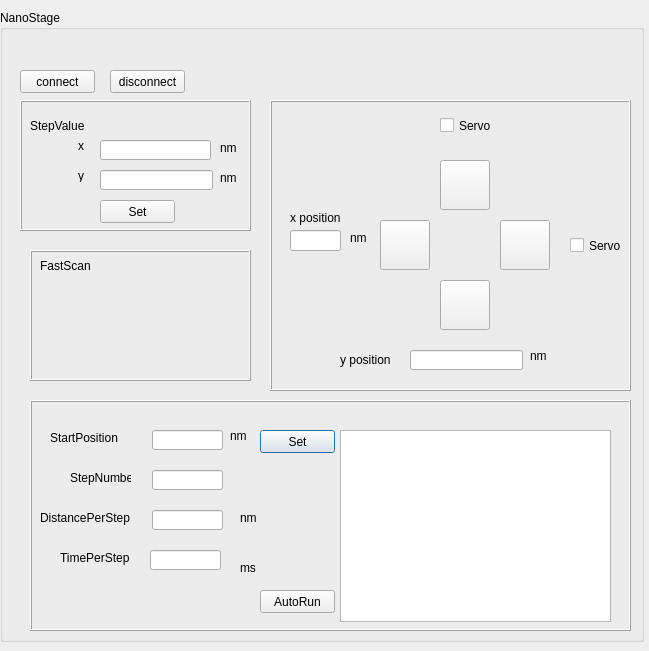
<?xml version="1.0" encoding="UTF-8"?>
<ui version="4.0">
 <class>nanostage</class>
 <widget class="QDialog" name="nanostage">
  <property name="geometry">
   <rect>
    <x>0</x>
    <y>0</y>
    <width>649</width>
    <height>651</height>
   </rect>
  </property>
  <property name="windowTitle">
   <string>nanostage</string>
  </property>
  <property name="windowIcon">
   <iconset resource="mainwindow.qrc">
    <normaloff>:/myicons/icons/nano.png</normaloff>:/myicons/icons/nano.png</iconset>
  </property>
  <widget class="QGroupBox" name="groupBox_NanoStage">
   <property name="geometry">
    <rect>
     <x>0</x>
     <y>10</y>
     <width>644</width>
     <height>632</height>
    </rect>
   </property>
   <property name="sizePolicy">
    <sizepolicy hsizetype="Preferred" vsizetype="Preferred">
     <horstretch>0</horstretch>
     <verstretch>0</verstretch>
    </sizepolicy>
   </property>
   <property name="minimumSize">
    <size>
     <width>644</width>
     <height>632</height>
    </size>
   </property>
   <property name="title">
    <string>NanoStage</string>
   </property>
   <widget class="QFrame" name="frame_3">
    <property name="geometry">
     <rect>
      <x>30</x>
      <y>390</y>
      <width>601</width>
      <height>231</height>
     </rect>
    </property>
    <property name="frameShape">
     <enum>QFrame::Box</enum>
    </property>
    <property name="frameShadow">
     <enum>QFrame::Raised</enum>
    </property>
   </widget>
   <widget class="QPushButton" name="setNanoStartPosButton">
    <property name="geometry">
     <rect>
      <x>260</x>
      <y>420</y>
      <width>75</width>
      <height>23</height>
     </rect>
    </property>
    <property name="text">
     <string>Set</string>
    </property>
   </widget>
   <widget class="QPushButton" name="connectNanoStageButton">
    <property name="geometry">
     <rect>
      <x>20</x>
      <y>60</y>
      <width>75</width>
      <height>23</height>
     </rect>
    </property>
    <property name="text">
     <string>connect</string>
    </property>
    <property name="autoDefault">
     <bool>false</bool>
    </property>
    <property name="default">
     <bool>false</bool>
    </property>
   </widget>
   <widget class="QPushButton" name="disconnectNanoStageButton">
    <property name="geometry">
     <rect>
      <x>110</x>
      <y>60</y>
      <width>75</width>
      <height>23</height>
     </rect>
    </property>
    <property name="text">
     <string>disconnect</string>
    </property>
    <property name="autoDefault">
     <bool>false</bool>
    </property>
   </widget>
   <widget class="QLineEdit" name="nanoStepNumLineEdit">
    <property name="geometry">
     <rect>
      <x>152</x>
      <y>460</y>
      <width>71</width>
      <height>20</height>
     </rect>
    </property>
   </widget>
   <widget class="QLineEdit" name="nanoStartPosLineEdit">
    <property name="geometry">
     <rect>
      <x>152</x>
      <y>420</y>
      <width>71</width>
      <height>20</height>
     </rect>
    </property>
   </widget>
   <widget class="QFrame" name="frame">
    <property name="geometry">
     <rect>
      <x>270</x>
      <y>90</y>
      <width>361</width>
      <height>291</height>
     </rect>
    </property>
    <property name="frameShape">
     <enum>QFrame::Box</enum>
    </property>
    <property name="frameShadow">
     <enum>QFrame::Raised</enum>
    </property>
    <widget class="QCheckBox" name="xServoCheckBox">
     <property name="geometry">
      <rect>
       <x>300</x>
       <y>130</y>
       <width>51</width>
       <height>31</height>
      </rect>
     </property>
     <property name="text">
      <string>Servo</string>
     </property>
     <property name="tristate">
      <bool>false</bool>
     </property>
    </widget>
    <widget class="QPushButton" name="backNanoStageButton">
     <property name="geometry">
      <rect>
       <x>170</x>
       <y>60</y>
       <width>50</width>
       <height>50</height>
      </rect>
     </property>
     <property name="text">
      <string/>
     </property>
     <property name="icon">
      <iconset resource="mainwindow.qrc">
       <normaloff>:/myicons/icons/back.ico</normaloff>:/myicons/icons/back.ico</iconset>
     </property>
    </widget>
    <widget class="QCheckBox" name="yServoCheckBox">
     <property name="geometry">
      <rect>
       <x>170</x>
       <y>10</y>
       <width>51</width>
       <height>31</height>
      </rect>
     </property>
     <property name="text">
      <string>Servo</string>
     </property>
    </widget>
    <widget class="QPushButton" name="frontNanoStageButton">
     <property name="geometry">
      <rect>
       <x>170</x>
       <y>180</y>
       <width>50</width>
       <height>50</height>
      </rect>
     </property>
     <property name="text">
      <string/>
     </property>
     <property name="icon">
      <iconset resource="mainwindow.qrc">
       <normaloff>:/myicons/icons/front.ico</normaloff>:/myicons/icons/front.ico</iconset>
     </property>
    </widget>
    <widget class="QPushButton" name="rightNanoStageButton">
     <property name="geometry">
      <rect>
       <x>230</x>
       <y>120</y>
       <width>50</width>
       <height>50</height>
      </rect>
     </property>
     <property name="text">
      <string/>
     </property>
     <property name="icon">
      <iconset resource="mainwindow.qrc">
       <normaloff>:/myicons/icons/right.ico</normaloff>:/myicons/icons/right.ico</iconset>
     </property>
    </widget>
    <widget class="QPushButton" name="leftNanoStageButton">
     <property name="geometry">
      <rect>
       <x>110</x>
       <y>120</y>
       <width>50</width>
       <height>50</height>
      </rect>
     </property>
     <property name="text">
      <string/>
     </property>
     <property name="icon">
      <iconset resource="mainwindow.qrc">
       <normaloff>:/myicons/icons/left.ico</normaloff>:/myicons/icons/left.ico</iconset>
     </property>
    </widget>
    <widget class="QLineEdit" name="xNanoPosLineEdit">
     <property name="geometry">
      <rect>
       <x>20</x>
       <y>130</y>
       <width>51</width>
       <height>21</height>
      </rect>
     </property>
     <property name="readOnly">
      <bool>true</bool>
     </property>
    </widget>
    <widget class="QLineEdit" name="yNanoPosLineEdit">
     <property name="geometry">
      <rect>
       <x>140</x>
       <y>250</y>
       <width>113</width>
       <height>20</height>
      </rect>
     </property>
     <property name="readOnly">
      <bool>true</bool>
     </property>
    </widget>
    <widget class="QLabel" name="label_23">
     <property name="geometry">
      <rect>
       <x>20</x>
       <y>110</y>
       <width>71</width>
       <height>16</height>
      </rect>
     </property>
     <property name="text">
      <string>x position</string>
     </property>
    </widget>
    <widget class="QLabel" name="label_24">
     <property name="geometry">
      <rect>
       <x>70</x>
       <y>250</y>
       <width>61</width>
       <height>20</height>
      </rect>
     </property>
     <property name="text">
      <string>y position</string>
     </property>
    </widget>
    <widget class="QLabel" name="label_29">
     <property name="geometry">
      <rect>
       <x>260</x>
       <y>250</y>
       <width>54</width>
       <height>12</height>
      </rect>
     </property>
     <property name="text">
      <string>nm</string>
     </property>
    </widget>
    <widget class="QLabel" name="label_33">
     <property name="geometry">
      <rect>
       <x>80</x>
       <y>130</y>
       <width>16</width>
       <height>16</height>
      </rect>
     </property>
     <property name="text">
      <string>nm</string>
     </property>
    </widget>
   </widget>
   <widget class="QLabel" name="label_25">
    <property name="geometry">
     <rect>
      <x>50</x>
      <y>420</y>
      <width>81</width>
      <height>16</height>
     </rect>
    </property>
    <property name="text">
     <string>StartPosition</string>
    </property>
   </widget>
   <widget class="QLineEdit" name="nanoTimePerStepLineEdit">
    <property name="geometry">
     <rect>
      <x>150</x>
      <y>540</y>
      <width>71</width>
      <height>20</height>
     </rect>
    </property>
   </widget>
   <widget class="QLabel" name="label_26">
    <property name="geometry">
     <rect>
      <x>70</x>
      <y>460</y>
      <width>61</width>
      <height>16</height>
     </rect>
    </property>
    <property name="text">
     <string>StepNumber</string>
    </property>
   </widget>
   <widget class="QFrame" name="frame_2">
    <property name="geometry">
     <rect>
      <x>20</x>
      <y>90</y>
      <width>231</width>
      <height>131</height>
     </rect>
    </property>
    <property name="frameShape">
     <enum>QFrame::Box</enum>
    </property>
    <property name="frameShadow">
     <enum>QFrame::Raised</enum>
    </property>
    <widget class="QLabel" name="label_20">
     <property name="geometry">
      <rect>
       <x>10</x>
       <y>20</y>
       <width>54</width>
       <height>12</height>
      </rect>
     </property>
     <property name="text">
      <string>StepValue</string>
     </property>
    </widget>
    <widget class="QPushButton" name="setNanoStepButton">
     <property name="geometry">
      <rect>
       <x>80</x>
       <y>100</y>
       <width>75</width>
       <height>23</height>
      </rect>
     </property>
     <property name="text">
      <string>Set</string>
     </property>
    </widget>
    <widget class="QLineEdit" name="yNanoStepLineEdit">
     <property name="geometry">
      <rect>
       <x>80</x>
       <y>70</y>
       <width>113</width>
       <height>20</height>
      </rect>
     </property>
    </widget>
    <widget class="QLineEdit" name="xNanoStepLineEdit">
     <property name="geometry">
      <rect>
       <x>80</x>
       <y>40</y>
       <width>111</width>
       <height>20</height>
      </rect>
     </property>
    </widget>
    <widget class="QLabel" name="label_18">
     <property name="geometry">
      <rect>
       <x>10</x>
       <y>40</y>
       <width>54</width>
       <height>12</height>
      </rect>
     </property>
     <property name="text">
      <string>x</string>
     </property>
     <property name="alignment">
      <set>Qt::AlignRight|Qt::AlignTrailing|Qt::AlignVCenter</set>
     </property>
    </widget>
    <widget class="QLabel" name="label_19">
     <property name="geometry">
      <rect>
       <x>10</x>
       <y>70</y>
       <width>54</width>
       <height>12</height>
      </rect>
     </property>
     <property name="text">
      <string>y</string>
     </property>
     <property name="alignment">
      <set>Qt::AlignRight|Qt::AlignTrailing|Qt::AlignVCenter</set>
     </property>
    </widget>
    <widget class="QLabel" name="label_21">
     <property name="geometry">
      <rect>
       <x>200</x>
       <y>40</y>
       <width>16</width>
       <height>16</height>
      </rect>
     </property>
     <property name="text">
      <string>nm</string>
     </property>
    </widget>
    <widget class="QLabel" name="label_22">
     <property name="geometry">
      <rect>
       <x>200</x>
       <y>70</y>
       <width>16</width>
       <height>16</height>
      </rect>
     </property>
     <property name="text">
      <string>nm</string>
     </property>
    </widget>
   </widget>
   <widget class="QLabel" name="label_28">
    <property name="geometry">
     <rect>
      <x>60</x>
      <y>540</y>
      <width>71</width>
      <height>16</height>
     </rect>
    </property>
    <property name="text">
     <string>TimePerStep</string>
    </property>
   </widget>
   <widget class="QPushButton" name="nanoAutoRunButton">
    <property name="geometry">
     <rect>
      <x>260</x>
      <y>580</y>
      <width>75</width>
      <height>23</height>
     </rect>
    </property>
    <property name="text">
     <string>AutoRun</string>
    </property>
   </widget>
   <widget class="QLabel" name="label_31">
    <property name="geometry">
     <rect>
      <x>240</x>
      <y>550</y>
      <width>16</width>
      <height>16</height>
     </rect>
    </property>
    <property name="text">
     <string>ms</string>
    </property>
   </widget>
   <widget class="QFrame" name="frame_4">
    <property name="geometry">
     <rect>
      <x>30</x>
      <y>240</y>
      <width>221</width>
      <height>131</height>
     </rect>
    </property>
    <property name="frameShape">
     <enum>QFrame::Box</enum>
    </property>
    <property name="frameShadow">
     <enum>QFrame::Raised</enum>
    </property>
    <widget class="QLabel" name="label_34">
     <property name="geometry">
      <rect>
       <x>10</x>
       <y>10</y>
       <width>54</width>
       <height>12</height>
      </rect>
     </property>
     <property name="text">
      <string>FastScan</string>
     </property>
    </widget>
   </widget>
   <widget class="QTextBrowser" name="nanoTextBrowser">
    <property name="geometry">
     <rect>
      <x>340</x>
      <y>420</y>
      <width>271</width>
      <height>192</height>
     </rect>
    </property>
   </widget>
   <widget class="QLineEdit" name="nanoDisPerStepLineEdit">
    <property name="geometry">
     <rect>
      <x>152</x>
      <y>500</y>
      <width>71</width>
      <height>20</height>
     </rect>
    </property>
   </widget>
   <widget class="QLabel" name="label_27">
    <property name="geometry">
     <rect>
      <x>40</x>
      <y>500</y>
      <width>91</width>
      <height>16</height>
     </rect>
    </property>
    <property name="text">
     <string>DistancePerStep</string>
    </property>
   </widget>
   <widget class="QLabel" name="label_30">
    <property name="geometry">
     <rect>
      <x>240</x>
      <y>500</y>
      <width>21</width>
      <height>16</height>
     </rect>
    </property>
    <property name="text">
     <string>nm</string>
    </property>
   </widget>
   <widget class="QLabel" name="label_32">
    <property name="geometry">
     <rect>
      <x>230</x>
      <y>420</y>
      <width>54</width>
      <height>12</height>
     </rect>
    </property>
    <property name="text">
     <string>nm</string>
    </property>
   </widget>
  </widget>
 </widget>
 <resources>
  <include location="mainwindow.qrc"/>
 </resources>
 <connections/>
</ui>
